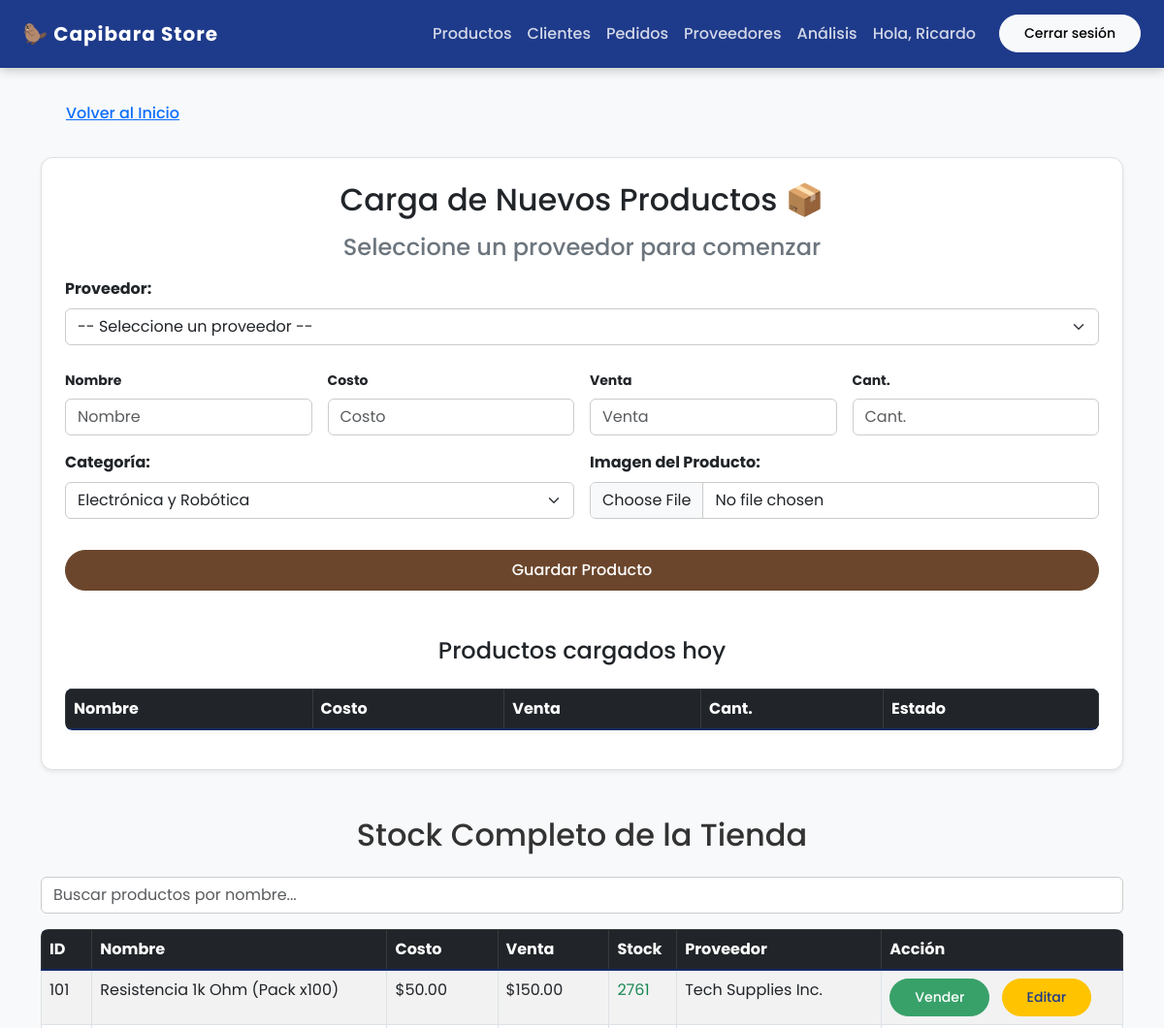
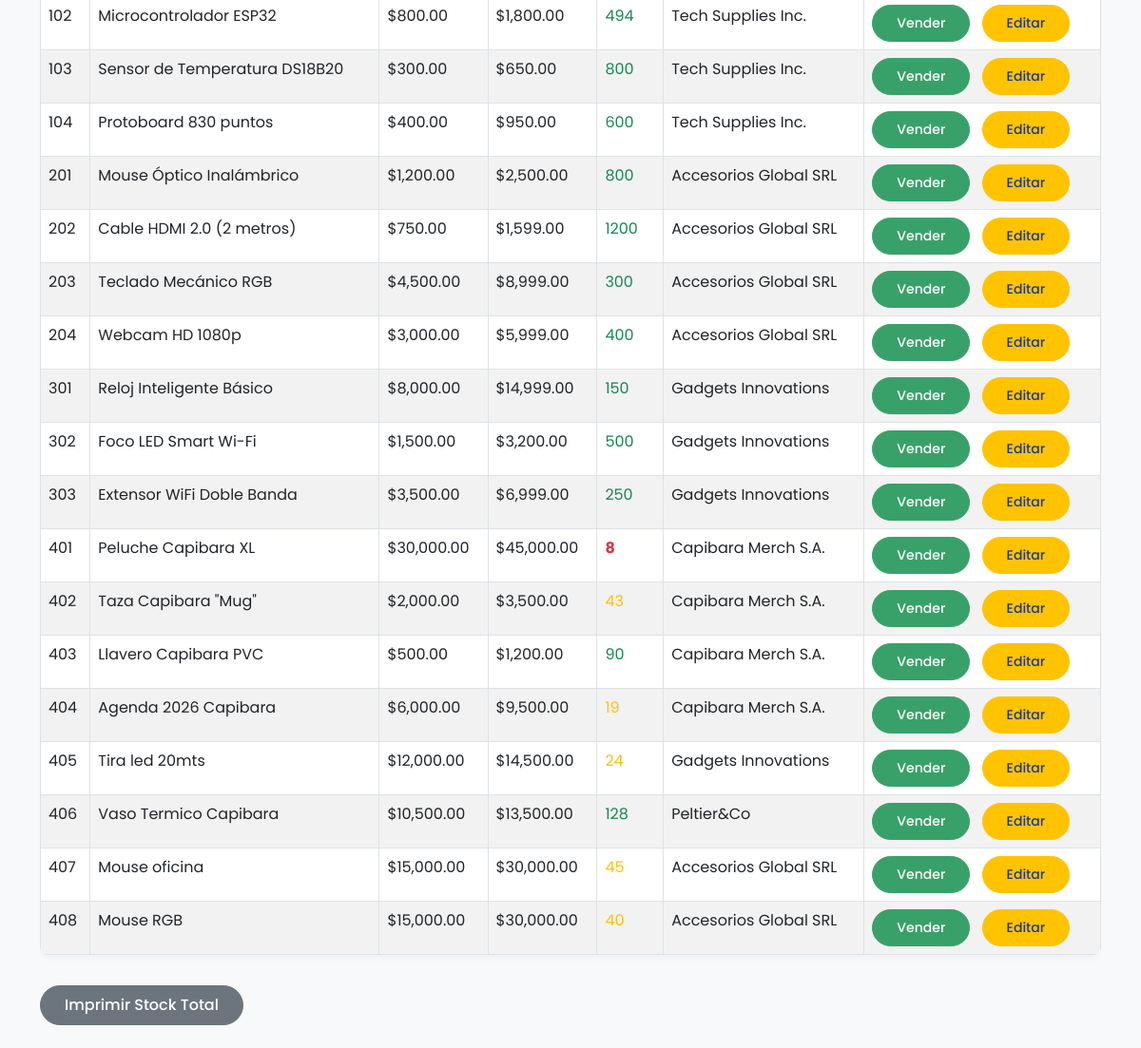
The app's page /catalogo-productos/productos.php (signed in) with its own data (2 pictures, top to bottom).
### tables this page shows
CREATE TABLE `productos` (
  `id` int NOT NULL AUTO_INCREMENT,
  `nombre` varchar(100) NOT NULL,
  `precio_costo` decimal(10,2) NOT NULL,
  `precio_venta` decimal(10,2) NOT NULL,
  `cantidad` int DEFAULT '0',
  `id_proveedor` int DEFAULT NULL,
  `id_usuario` int NOT NULL,
  `fecha_creacion` timestamp NULL DEFAULT CURRENT_TIMESTAMP,
  `imagen` varchar(255) DEFAULT NULL,
  `categoria` varchar(100) DEFAULT 'General',
  PRIMARY KEY (`id`),
  KEY `id_proveedor` (`id_proveedor`),
  CONSTRAINT `productos_ibfk_1` FOREIGN KEY (`id_proveedor`) REFERENCES `proveedores` (`id`)
);

CREATE TABLE `proveedores` (
  `id` int NOT NULL AUTO_INCREMENT,
  `nombre` varchar(100) NOT NULL,
  `rubro` varchar(50) DEFAULT NULL,
  `direccion` varchar(150) DEFAULT NULL,
  `telefono` varchar(30) DEFAULT NULL,
  PRIMARY KEY (`id`)
);

### catalogo-productos/productos.php (the view, shortened to what this page needs)
<?php
include '../catalogo-conexion/conexion.php';
$sqlFull = "SELECT p.*, pr.nombre as proveedor_nombre
            FROM productos p
            JOIN proveedores pr ON p.id_proveedor = pr.id
            ORDER BY p.id ASC";
$resultado = $conexion->query($sqlFull);
$productos_base = $resultado->fetch_all(MYSQLI_ASSOC);
?>
<!DOCTYPE html>
<html lang="es">
<head>
    <link href="https://cdn.jsdelivr.net/npm/bootstrap@5.3.0/dist/css/bootstrap.min.css" rel="stylesheet">
    <link rel="stylesheet" href="style2.css" />
</head>
<body>
    <?php include('header.php'); ?>
    <div class="container py-4">
        <h1 class="text-center mb-4">CAPIBARA STORE</h1>
        <a href="inicio.php" class="btn btn-link">Volver al Inicio</a>
        <div class="card p-4 my-4 shadow-sm">
            <h2 class="text-center mb-3">Carga de Nuevos Productos 📦</h2>
            <h4 id="tituloProveedor" class="text-center text-secondary mb-3">Cargando proveedor...</h4>
            <form id="formProducto" class="mb-4" enctype="multipart/form-data">
                <div class="row g-3">
                    <div class="col-md-12 mb-2">
                        <label for="id_proveedor" class="form-label fw-bold">Proveedor:</label>
                        <select id="id_proveedor" name="id_proveedor" class="form-select" required>
                            <option value="">-- Seleccione un proveedor --</option>
                        </select>
                    </div>
                    <div class="col-md-3">
                        <label class="form-label small fw-bold">Nombre</label>
                        <input type="text" id="nombre" name="nombre" class="form-control" placeholder="Nombre" required>
                    </div>
                    <div class="col-md-3">
                        <label class="form-label small fw-bold">Costo</label>
                        <input type="number" id="precio_costo" name="precio_costo" class="form-control" placeholder="Costo" step="0.01" required>
                    </div>
                    <div class="col-md-3">
                        <label class="form-label small fw-bold">Venta</label>
                        <input type="number" id="precio_venta" name="precio_venta" class="form-control" placeholder="Venta" step="0.01" required>
                    </div>
                    <div class="col-md-3">
                        <label class="form-label small fw-bold">Cant.</label>
                        <input type="number" id="cantidad" name="cantidad" class="form-control" placeholder="Cant." min="1" required>
                    </div>
                    <div class="col-md-6 mb-3">
                        <label class="form-label fw-bold">Categoría:</label>
                        <select name="categoria" id="categoriaSelect" class="form-select" onchange="toggleNuevaCat(this)" required>
                            <option value="Electronica y Robotica">Electrónica y Robótica</option>
                        </select>
                    </div>
                    <div class="col-md-6">
                        <label class="form-label fw-bold">Imagen del Producto:</label>
                        <input type="file" name="foto" class="form-control" accept="image/*">
                    </div>
                    <div class="col-12 d-grid mt-3">
                        <button type="submit" class="btn btn-primary" id="btnSubmitForm">Guardar Producto</button>
                    </div>
                </div>
            </form>
            <h4 class="text-center mb-4 mt-4">Productos cargados hoy</h4>
            <div class="table-responsive">
                <table class="table table-bordered">
                    <thead class="table-dark">
                        <tr>
                            <th>Nombre</th><th>Costo</th><th>Venta</th><th>Cant.</th><th>Estado</th>
                        </tr>
                    </thead>
                </table>
            </div>
        </div>
        <h2 class="text-center mb-4 mt-5">Stock Completo de la Tienda</h2>
        <div class="mb-3">
            <input type="text" id="buscador" class="form-control" placeholder="Buscar productos por nombre...">
        </div>
        <div class="table-responsive">
            <table class="table table-striped table-bordered" id="productTable">
                <thead class="table-dark">
                    <tr>
                        <th>ID</th><th>Nombre</th><th>Costo</th><th>Venta</th><th>Stock</th><th>Proveedor</th><th>Acción</th>
                    </tr>
                </thead>
                <tbody id="productList">
                    <?php foreach ($productos_base as $producto): ?>
                        <tr>
                            <td><?= $producto['id'] ?></td>
                            <td><?= htmlspecialchars($producto['nombre']) ?></td>
                            <td>$<?= number_format($producto['precio_costo'], 2) ?></td>
                            <td>$<?= number_format($producto['precio_venta'], 2) ?></td>
                            <?php
                            $stock = (int)$producto['cantidad'];
                            $color = ($stock < 10) ? 'text-danger fw-bold' : (($stock < 50) ? 'text-warning' : 'text-success');
                            ?>
                            <td class="<?= $color ?>"><?= $stock ?></td>
                            <td><?= htmlspecialchars($producto['proveedor_nombre']) ?></td>
                            <td>
                                <button class="btn btn-sm btn-success me-2" data-bs-toggle="modal" data-bs-target="#modalVentaRapida"
                                    data-id="<?= $producto['id'] ?>" data-nombre="<?= htmlspecialchars($producto['nombre']) ?>"
                                    data-precio="<?= $producto['precio_venta'] ?>" data-stock="<?= $stock ?>">Vender</button>
                                <button class="btn btn-sm btn-warning btn-editar-accion"
                                    data-id="<?= $producto['id'] ?>"
                                    data-nombre="<?= htmlspecialchars($producto['nombre']) ?>"
                                    data-costo="<?= $producto['precio_costo'] ?>"
                                    data-venta="<?= $producto['precio_venta'] ?>"
                                    data-stock="<?= $stock ?>"
                                    data-categoria="<?= htmlspecialchars($producto['categoria'] ?? 'General') ?>"
                                    data-proveedor="<?= $producto['id_proveedor'] ?>">Editar</button>
                            </td>
                        </tr>
                    <?php endforeach; ?>
                </tbody>
            </table>
        </div>
        <button class="btn btn-secondary mt-3" onclick="generarPDFStockCompleto()">Imprimir Stock Total</button>
    </div>
</body>
</html>

### catalogo-productos/style2.css (style rules this page uses)
:root { --color-primary: #1E3A8A; --color-capibara-dark: #6B462C; --color-capibara-light: #B48A74; --color-accent: #FFC300; --color-success: #38A169; --color-background: #F8F9FA; --color-footer: #2D3748; }
html { height: 100%; }
body { font-family: 'Poppins', sans-serif; background-color: var(--color-background); color: #333; margin: 0; display: flex; flex-direction: column; min-height: 100vh; }
.card { border: 1px solid #e0e0e0; border-radius: 12px; box-shadow: 0 6px 15px rgba(0,0,0,0.08); transition: transform 0.3s, box-shadow 0.3s; }
.btn { border-radius: 50px; font-weight: 500; padding: 8px 25px; transition: all 0.2s; }
.btn-primary { background-color: var(--color-capibara-dark); border-color: var(--color-capibara-dark); }
.btn-success { background-color: var(--color-success); border-color: var(--color-success); }
.btn-info, .btn-warning { background-color: var(--color-accent) !important; border-color: var(--color-accent) !important; color: var(--color-primary) !important; }
.table { background-color: #fff; border-radius: 8px; overflow: hidden; box-shadow: 0 2px 8px rgba(0,0,0,0.05); }
.table thead { background-color: var(--color-primary); color: #fff; border-bottom: 2px solid #142a63; }
input, select { border-radius: 6px !important; border: 1px solid #ccc !important; transition: border-color 0.3s, box-shadow 0.3s; }

### records on screen
productos: id "101", nombre "Resistencia 1k Ohm (Pack x100)", precio_costo "50.00", precio_venta "150.00", cantidad "2761", id_proveedor.nombre "Tech Supplies Inc."
productos: id "102", nombre "Microcontrolador ESP32", precio_costo "800.00", precio_venta "1,800.00", cantidad "494", id_proveedor.nombre "Tech Supplies Inc."
productos: id "103", nombre "Sensor de Temperatura DS18B20", precio_costo "300.00", precio_venta "650.00", cantidad "800", id_proveedor.nombre "Tech Supplies Inc."
productos: id "104", nombre "Protoboard 830 puntos", precio_costo "400.00", precio_venta "950.00", cantidad "600", id_proveedor.nombre "Tech Supplies Inc."
productos: id "201", nombre "Mouse Óptico Inalámbrico", precio_costo "1,200.00", precio_venta "2,500.00", cantidad "800", id_proveedor.nombre "Accesorios Global SRL"
productos: id "202", nombre "Cable HDMI 2.0 (2 metros)", precio_costo "750.00", precio_venta "1,599.00", cantidad "1200", id_proveedor.nombre "Accesorios Global SRL"
productos: id "203", nombre "Teclado Mecánico RGB", precio_costo "4,500.00", precio_venta "8,999.00", cantidad "300", id_proveedor.nombre "Accesorios Global SRL"
productos: id "204", nombre "Webcam HD 1080p", precio_costo "3,000.00", precio_venta "5,999.00", cantidad "400", id_proveedor.nombre "Accesorios Global SRL"
productos: id "301", nombre "Reloj Inteligente Básico", precio_costo "8,000.00", precio_venta "14,999.00", cantidad "150", id_proveedor.nombre "Gadgets Innovations"
productos: id "302", nombre "Foco LED Smart Wi-Fi", precio_costo "1,500.00", precio_venta "3,200.00", cantidad "500", id_proveedor.nombre "Gadgets Innovations"
productos: id "303", nombre "Extensor WiFi Doble Banda", precio_costo "3,500.00", precio_venta "6,999.00", cantidad "250", id_proveedor.nombre "Gadgets Innovations"
productos: id "401", nombre "Peluche Capibara XL", precio_costo "30,000.00", precio_venta "45,000.00", cantidad "8", id_proveedor.nombre "Capibara Merch S.A."
productos: id "402", nombre "Taza Capibara \"Mug\"", precio_costo "2,000.00", precio_venta "3,500.00", cantidad "43", id_proveedor.nombre "Capibara Merch S.A."
productos: id "403", nombre "Llavero Capibara PVC", precio_costo "500.00", precio_venta "1,200.00", cantidad "90", id_proveedor.nombre "Capibara Merch S.A."
productos: id "404", nombre "Agenda 2026 Capibara", precio_costo "6,000.00", precio_venta "9,500.00", cantidad "19", id_proveedor.nombre "Capibara Merch S.A."
productos: id "405", nombre "Tira led 20mts", precio_costo "12,000.00", precio_venta "14,500.00", cantidad "24", id_proveedor.nombre "Gadgets Innovations"
productos: id "406", nombre "Vaso Termico Capibara", precio_costo "10,500.00", precio_venta "13,500.00", cantidad "128", id_proveedor.nombre "Peltier&Co"
productos: id "407", nombre "Mouse oficina", precio_costo "15,000.00", precio_venta "30,000.00", cantidad "45", id_proveedor.nombre "Accesorios Global SRL"
productos: id "408", nombre "Mouse RGB", precio_costo "15,000.00", precio_venta "30,000.00", cantidad "40", id_proveedor.nombre "Accesorios Global SRL"

### other values on screen
$nombreUsuario "Ricardo"
